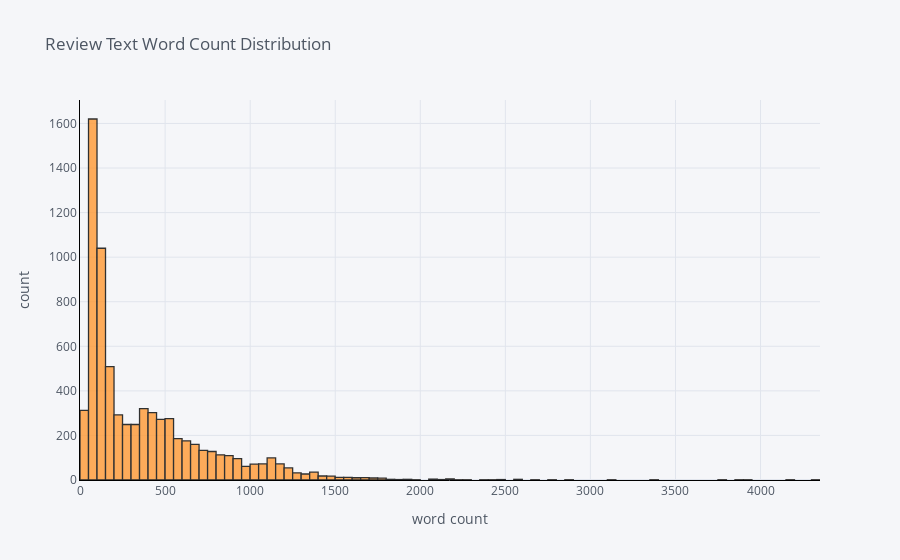

This figure's notebook cell:
### Code cell
df["word_count"].iplot(
    kind="hist",
    bins=100,
    xTitle="word count",
    linecolor="black",
    yTitle="count",
    title="Review Text Word Count Distribution",
)

### Figure 1 — Plotly figure (JSON) as saved in the notebook; plotly's stock layout.template omitted (floating-point values rounded to 4 significant figures; data arrays with more than 128 entries replaced by an {"elided": "..."} marker saying what was removed)
{"data": [{"histfunc": "count", "histnorm": "", "marker": {"color": "rgba(255, 153, 51, 1.0)", "line": {"color": "#000000", "width": 1.3}}, "name": "word_count", "nbinsx": 100, "opacity": 0.8, "orientation": "v", "type": "histogram", "x": {"elided": "7200 int values"}}], "layout": {"barmode": "overlay", "legend": {"bgcolor": "#F5F6F9", "font": {"color": "#4D5663"}}, "paper_bgcolor": "#F5F6F9", "plot_bgcolor": "#F5F6F9", "title": {"font": {"color": "#4D5663"}, "text": "Review Text Word Count Distribution"}, "xaxis": {"gridcolor": "#E1E5ED", "linecolor": "black", "showgrid": true, "tickfont": {"color": "#4D5663"}, "title": {"font": {"color": "#4D5663"}, "text": "word count"}, "zerolinecolor": "#E1E5ED"}, "yaxis": {"gridcolor": "#E1E5ED", "linecolor": "black", "showgrid": true, "tickfont": {"color": "#4D5663"}, "title": {"font": {"color": "#4D5663"}, "text": "count"}, "zerolinecolor": "#E1E5ED"}}}
